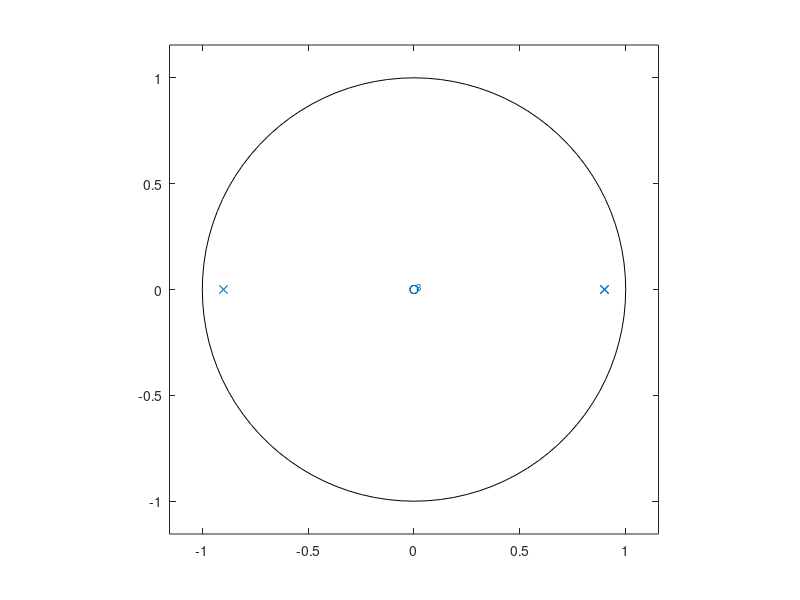
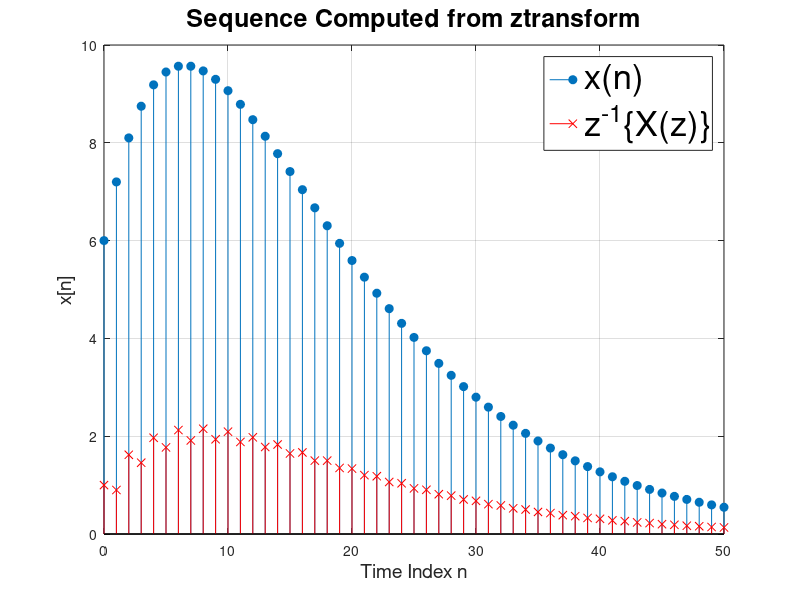

These charts were generated, in order, by the following MATLAB code:
clear all; close all; clc;
n = 0:50; a = 0.9;
xn =8*(0.9).^n + 2*(n - 1).*(0.9).^n; %0.25.*a.^n+0.25.*(-a).^n+0.5.*(-a).^n;
bx = [1]; 
ax = conv(conv([1 -0.9],[1 0.9]),[1 -0.9]);
zplane(bx,ax); grid; figure;
xnz = filter(bx,ax,[1,zeros(1,length(n)-1)]);
stem(n,xn,'filled'); grid;
xlabel('Time Index n','fontsize',14);
ylabel('x[n]','fontsize',14);
hold on;
stem(n,xnz,'rx');
xlabel('Time Index n','fontsize',14);
ylabel('x[n]','fontsize',14);
title('Sequence Computed from ztransform','fontsize', 18);
legend({'x(n)','z^{-1}\{X(z)\}'},'fontsize', 25);
sum(xn-xnz)
